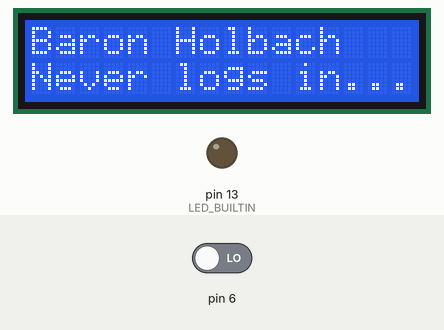
The sketch below on a simulated Arduino Uno, built with avr-gcc and run on an emulated ATmega328P. Parts: 16×2 character LCD, output pins drawn as LEDs (lit = HIGH). The test bench sets the inputs (shaded band); at power-on: pin 6 LOW. Random numbers use the default seed unless the sketch sets one; what the sketch prints to the serial monitor is not drawn.

Above: at 2.1 s.
2.2 s: pin 6 driven HIGH
At 4.5 s:
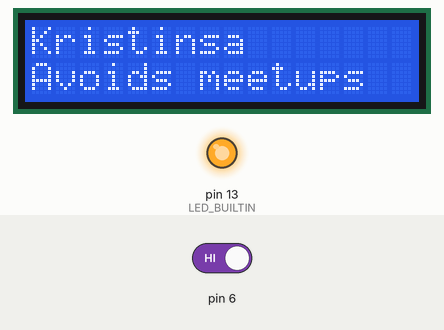
7.2 s: pin 6 driven LOW
At 10.0 s:
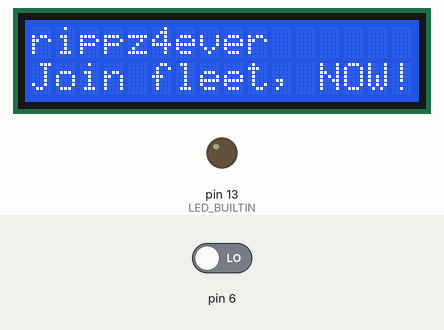
12.1 s: pin 6 driven HIGH
At 12.9 s:
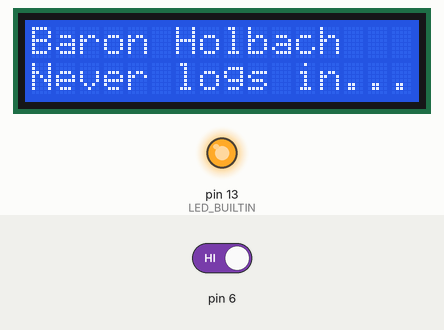
Timing chart, 0 to 15.1 s (numbered marks = the images above; inputs shaded):
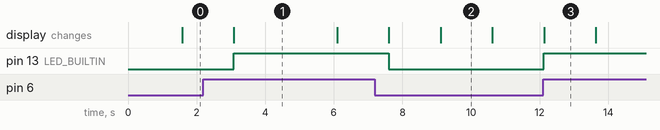

The sketch:

LiquidCrystal_p11.ino
```cpp
#include <LiquidCrystal.h>
LiquidCrystal lcd(12, 11, 5, 4, 3, 2);

int switchState = 0;
int prevSwitchState = 0;

void setup() {
  // put your setup code here, to run once:

  Serial.begin(9600);

  pinMode(LED_BUILTIN, OUTPUT);
  pinMode(6, INPUT);

  lcd.begin(16, 2);

  setMessage("The Northerners", "Eve Online");
}

void loop() {
  // put your main code here, to run repeatedly:
  switchState = digitalRead(6);
  digitalWrite(LED_BUILTIN, switchState);

  if (switchState != prevSwitchState) {
    if (switchState == HIGH) {
        switchMessage();
    }
    prevSwitchState = switchState;
  }

  delay(1500);
  switchMessage();
}

void switchMessage() {
  int rnd = random(3);
  switch(rnd) {
    case 0:
        setMessage("rippz4ever", "Join fleet, NOW!");
        break;
    case 1:
        setMessage("Baron Holbach", "Never logs in....");
        break;
    case 2:
        setMessage("Kristinsa", "Avoids meetups");
        break;
  }
  Serial.print("switch: ");
  Serial.println(rnd);
}

void setMessage(String line1, String line2) {
        lcd.clear();
        lcd.setCursor(0, 0);
        lcd.print(line1);
        lcd.setCursor(0, 1);
        lcd.print(line2);
}
```

Measured:
- after the input at 2.2 s, pin 13 (LED_BUILTIN): LOW → HIGH after 0.88 s
- after the input at 7.2 s, pin 13 (LED_BUILTIN): HIGH → LOW after 0.41 s
- after the input at 12.1 s, pin 13 (LED_BUILTIN): LOW → HIGH at once
- what the display in image 1 shows lasts 3.0 s, from 3.1 s to 6.1 s
- what the display in image 2 shows lasts 1.5 s, from 9.1 s to 10.6 s
